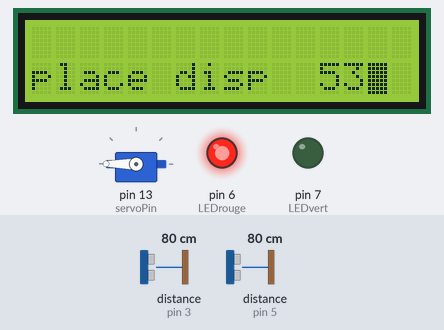
The sketch below on a simulated Arduino Uno, built with avr-gcc and run on an emulated ATmega328P. On the bench: 16×2 character LCD, servo, output pins drawn as LEDs (lit = HIGH). The inputs (shaded band) are chosen by the test bench; at power-on: distance to the obstacle (sensors on pin 3, pin 5) 80 cm. The echo pulse lasts 58.3 µs per cm; what the sketch prints to the serial monitor is not drawn.

Above: at 1.2 s.
1.3 s: distance to the obstacle (sensor on pin 3) set to 2 cm
At 2.1 s:
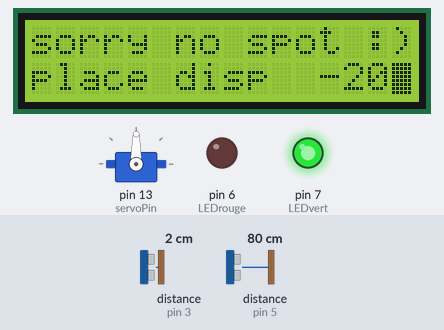
3.7 s: distance to the obstacle (sensor on pin 3) set to 299 cm
At 4.7 s:
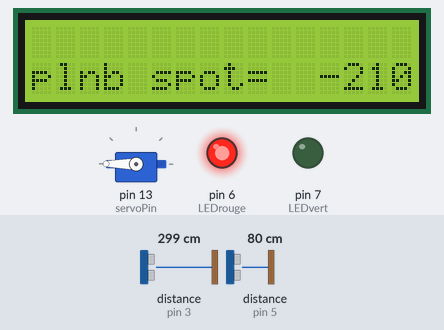
5.3 s: distance to the obstacle (sensor on pin 5) set to 35 cm
At 5.79 s:
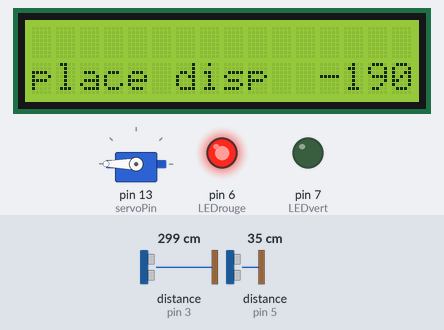
8.3 s: distance to the obstacle (sensor on pin 5) set to 120 cm
At 9.3 s:
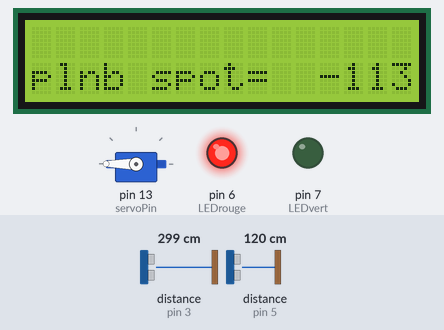
11.3 s: distance to the obstacle (sensor on pin 3) set to 18 cm
At 11.76 s:
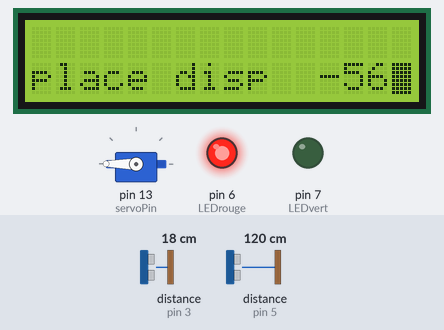
14.3 s: distance to the obstacle (sensor on pin 5) set to 6 cm
At 14.5 s:
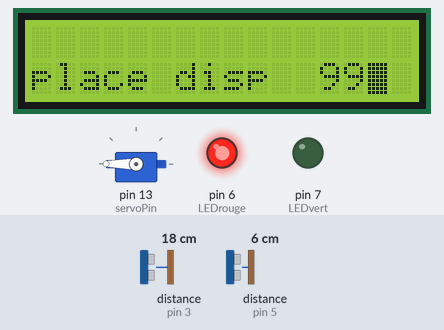
15.8 s: distance to the obstacle (sensor on pin 5) set to 3 cm
Timing chart, 0 to 18.3 s (numbered marks = the images above; inputs shaded):
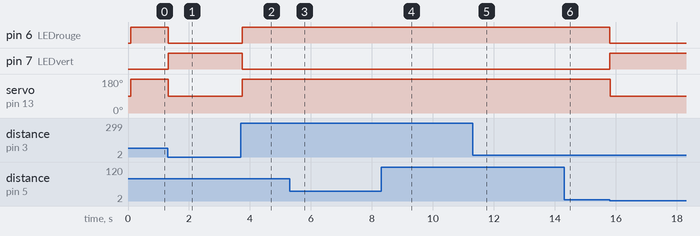

Measured:
- after the input at 1.3 s, pin 6 (LEDrouge): HIGH → LOW at once; pin 7 (LEDvert): LOW → HIGH at once; servo on pin 13 (servoPin): 180° → 90° at once
- after the input at 3.7 s, pin 6 (LEDrouge): LOW → HIGH after 0.05 s; pin 7 (LEDvert): HIGH → LOW after 0.05 s; servo on pin 13 (servoPin): 90° → 180° after 0.05 s; the display: first changes at once (image 2 shows a later state)
- after the input at 5.3 s, the display: changes after 0.33 s (image 3)
- after the input at 11.3 s, the display: changes after 0.31 s (image 5)
- after the input at 15.8 s, pin 6 (LEDrouge): HIGH → LOW at once; pin 7 (LEDvert): LOW → HIGH at once; servo on pin 13 (servoPin): 180° → 90° at once

The sketch:

Parking_intelligent.ino
```cpp
#include <HCSR04.h>
#include <LiquidCrystal.h>

#include <Servo.h>
int i=10;
LiquidCrystal lcd(14,15,16,17,181,9);
Servo servo;
const int servoPin=13;
const int trig1Pin = 2;
const int echo1Pin = 3;
const int trig2Pin = 4;
const int echo2Pin = 5;
const int LEDrouge=6;
const int LEDvert=7;
int position = 180;
UltraSonicDistanceSensor distanceSensor1(trig1Pin, echo1Pin);
UltraSonicDistanceSensor distanceSensor2(trig2Pin, echo2Pin);

void setup(){
  lcd.begin(16,2);
  lcd.setCursor(0,0);
  lcd.blink();
  lcd.print("Welcome");
servo.attach(servoPin);
pinMode(LEDrouge,OUTPUT);
pinMode(LEDvert,OUTPUT);
Serial.begin(9600);
}

void loop(){
  lcd.setCursor(2,1);
  lcd.blink();
  lcd.println("nb spot=");
  lcd.print(i);
  Serial.print(distanceSensor1.measureDistanceCm()+1);
Serial.println("cm");
if(((((distanceSensor1.measureDistanceCm()+1)<6)&&(distanceSensor1.measureDistanceCm()+1)>0))||((distanceSensor2.measureDistanceCm()+1<6)&&(distanceSensor2.measureDistanceCm()+1)>0)) {// Si l'un des deux capteurs HC-SR04 détecte un véhicule
servo.write(90); // la barrière s'ouvre
digitalWrite(LEDrouge,LOW);
digitalWrite(LEDvert,HIGH); // La LED s'allume en vert
i--;
lcd.setCursor(0,1);
lcd.blink();
lcd.println("place disp");
lcd.print(i);


}else
{
servo.write(180); // la barrière se ferme
digitalWrite(LEDrouge,HIGH); // led s'allume en rouge
digitalWrite(LEDvert,LOW);
i++;
lcd.clear();
lcd.setCursor(0,1);
lcd.blink();
lcd.println("place disp");
lcd.print(i);

}

if(i==0){
  lcd.clear();
  lcd.setCursor(0,0);
  lcd.blink();
  lcd.print("sorry no spot :)");

}

}
```
